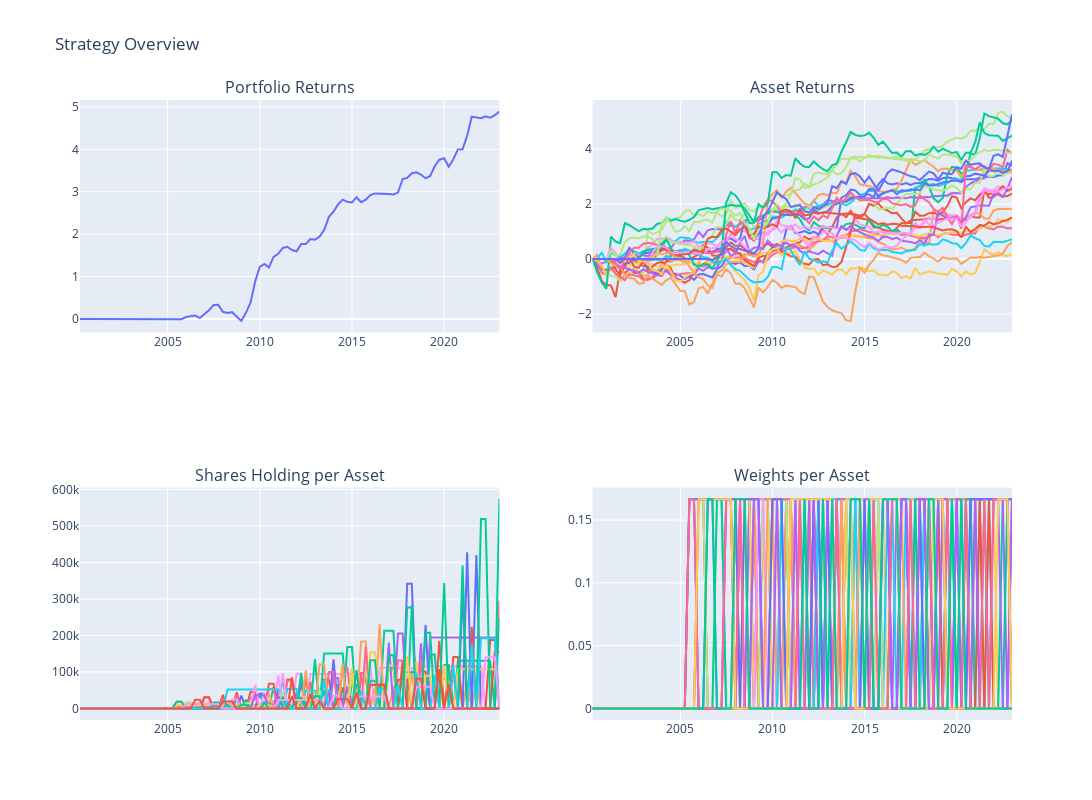
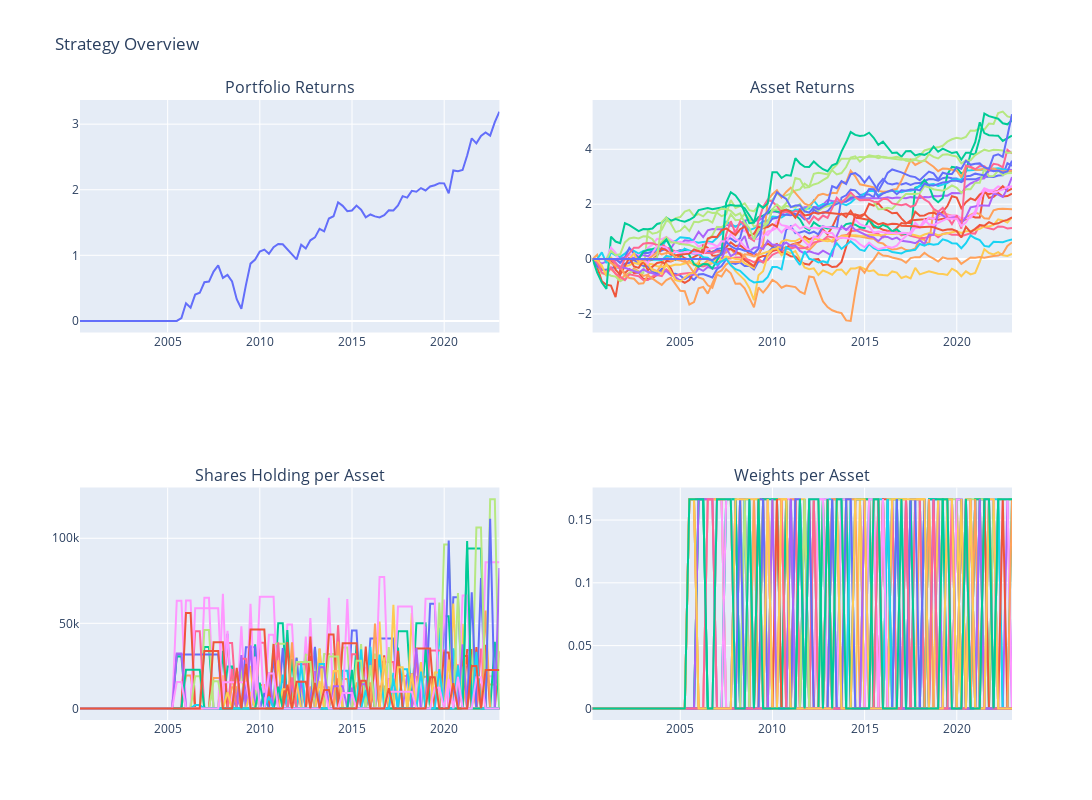
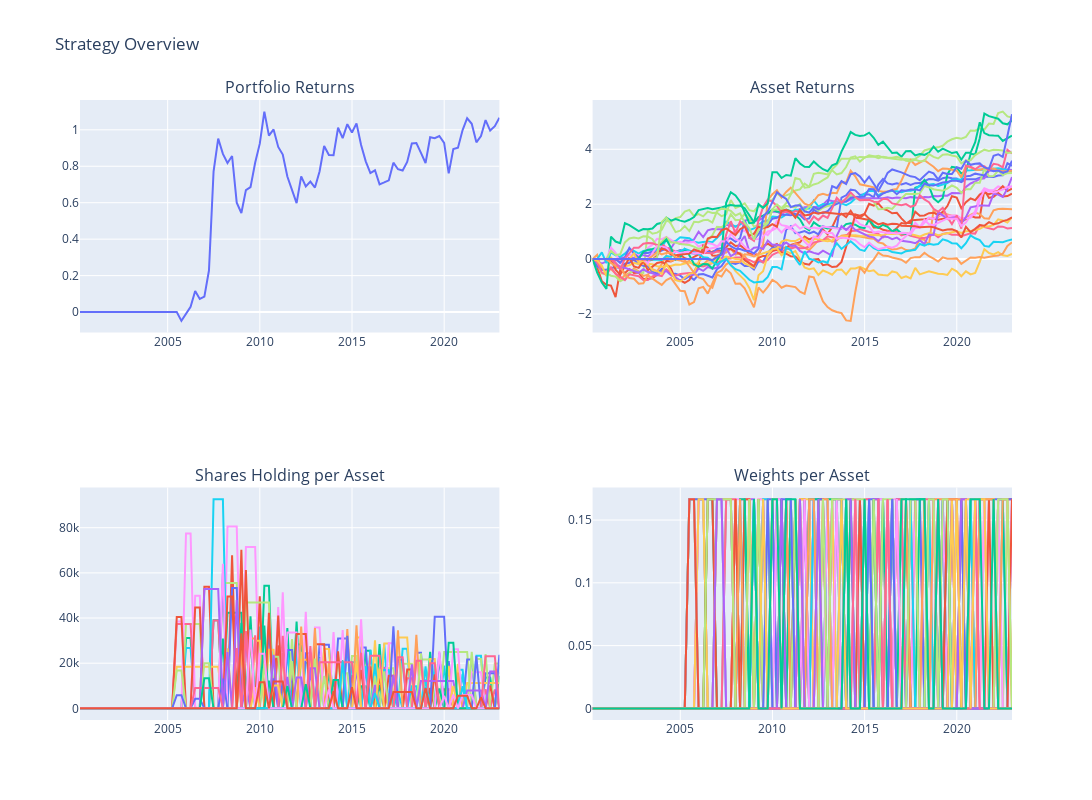
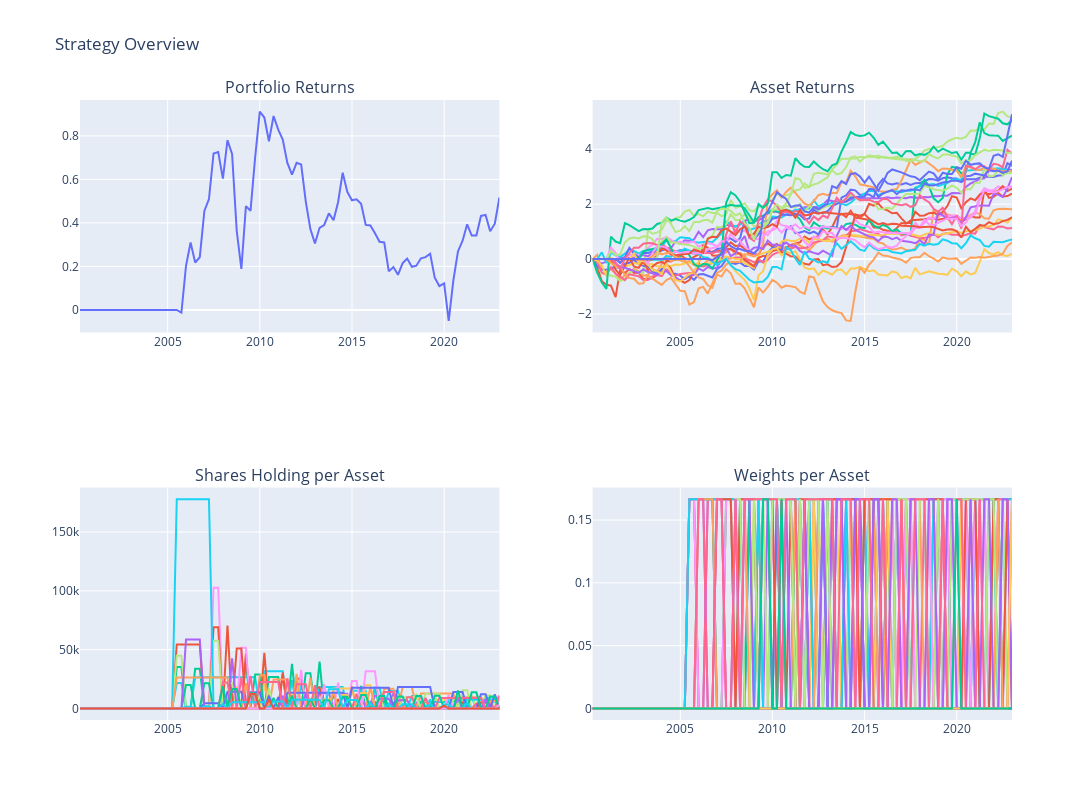

The notebook cell these images were saved under, in order:
### Code cell
# 回測所有quantile
output = seperate_company.backtest_all_quantile(quantile_dict)
output
